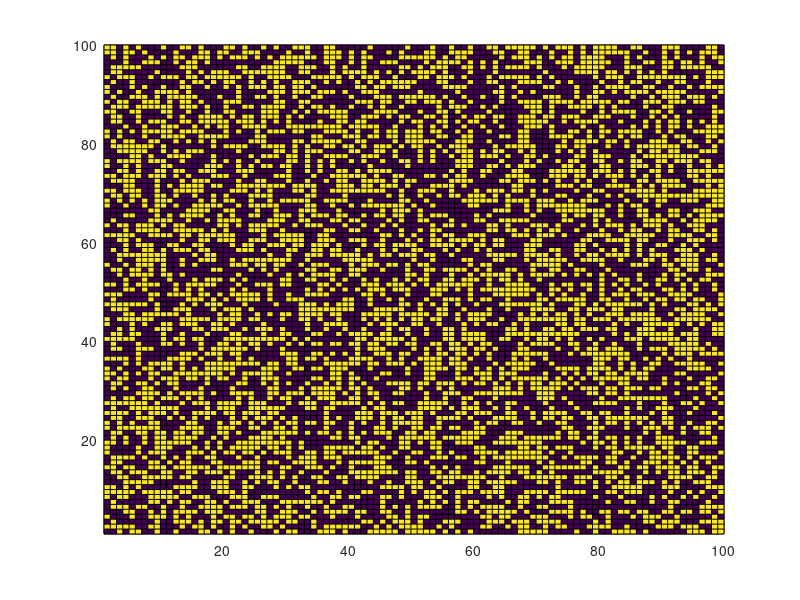

MATLAB code to generate this figure: (Note: this script raises an error after producing the figure.)
%define constants
kB = 1;
T = 3;
beta = 1/(kB*T);

%make 100x100 lattice with random spins (+-1)
s = randi([0,1],100);
s(s==0)=-1;
figure(1)
h=pcolor(s);
energy_list = [totenergy(s)];
for n = 1:100000
    
    i = randi(100,1);
    j = randi(100,1);
    
    s(i,j) = -s(i,j);
    
    deltaE = totenergy(s) - energy_list(end);
    
    if rand() < exp(-beta*deltaE)
        energy_list(end+1) = deltaE+energy_list(end);
    else
        s(i,j) = -s(i,j);
        energy_list(end+1) = energy_list(end);
    end
    
%     h=pcolor(s);
    %Frames(n) = getframe(gca);
end
figure(2)
steps=1:(n+1);
plot(steps,energy_list);
figure(3)
h=pcolor(s);
%fig = figure;
%movie(fig,Frames,2)

% vidObj = VideoWriter('vidtest.avi');
% vidObj.Quality = 90;
% vidObj.FrameRate = 20;
% open(vidObj);
% writeVideo(vidObj, Frames);
% close(vidObj);